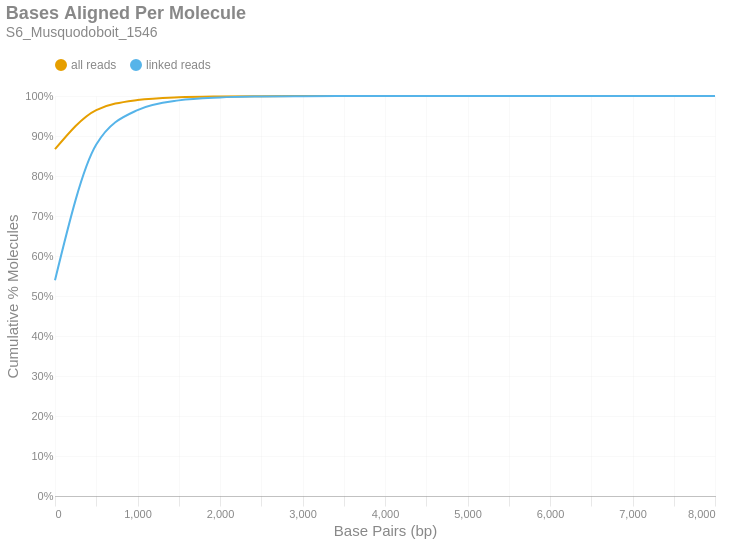

This figure's notebook cell:
### Markdown cell above
### Bases Aligned Per Molecule
This is a cumulative frequency distribution showing the number of base pairs aligned per unique molecule. These data are shown in 500 bp bins. There are two distributions: one with `all reads` (yellow) and another with only `linked reads` (blue). The percent of molecules in the `linked reads` distribution is relative to the total number of linked molecules.

### Code cell
if SKIPLR:
    print_html(f"Skipped")
else:
    binned_df = consolidated_hist(valids['aligned_bp'], mask, 500, True)
    with SafeRender(binned_df):
        (
            density_plot(binned_df, 'Bases Aligned Per Molecule', samplename, 'basesper')
            .encode(
                x=alt.X('bin:Q', title="Base Pairs (bp)").axis(tickMinStep=500).scale(padding=0),
                y=alt.Y('value:Q', title='Cumulative % Molecules')
                    .axis(format='%')
                    .scale(domain = [0,1])
                    .stack(False),
                color=alt.Color("key:N").scale(domain = ["all reads", "linked reads"]),
                tooltip = [
                    alt.Tooltip("key:N", title = "Data Type"),
                    alt.Tooltip("range_label:N", title="Bases Aligned Per Molecule"),
                    alt.Tooltip("value:Q", format = ".2%", title="% Molecules (Cum.)")
                ]
            )
        ).display()

### Figure 1 — Vega-Lite specification as saved in the notebook (floating-point values rounded to 4 significant figures)
{"width": "container", "height": 400, "config": {"title": {"anchor": "start", "dy": -15, "fontSize": 18, "color": "#888888", "subtitleColor": "#888888", "subtitleFontSize": 14}, "arc": {"fill": "#0072B2"}, "axis": {"domainColor": "#888888", "domainWidth": 0.5, "gridWidth": 0.2, "grid": false, "titleFontWeight": 400, "titleFontSize": 15, "labelFontSize": 11, "labelColor": "#888888", "tickColor": "#888888", "tickWidth": 0.2, "titleColor": "#888888"}, "axisBand": {"grid": false}, "axisX": {"grid": true, "tickSize": 10, "domainCap": "round"}, "axisY": {"domain": false, "grid": true, "tickSize": 0, "domainCap": "round"}, "background": "transparent", "header": {"labelFontSize": 15, "labelColor": "#888888", "titleFontSize": 15, "titleFontWeight": 600, "titleColor": "#888888"}, "legend": {"labelFont": "sans-serif", "labelFontSize": 12, "labelColor": "#888888", "symbolSize": 100, "symbolType": "circle", "titleFontSize": 12, "titlePadding": 10, "titleColor": "#888888", "title": null, "orient": "top"}, "range": {"category": ["#E69F00", "#56B4E9", "#009E73", "#F0E442", "#0072B2", "#D55E00", "#CC79A7", "#000000"], "diverging": ["#cfe8f3", "#a2d4ec", "#73bfe2", "#46abdb", "#1696d2", "#12719e"]}, "area": {"fill": "#0072B2", "fillOpacity": 0.7, "line": true, "strokeOpacity": 0.7}, "line": {"color": "#0072B2", "stroke": "#0072B2", "strokeWidth": 2}, "trail": {"color": "#0072B2", "stroke": "#0072B2", "strokeWidth": 0, "size": 1}, "point": {"filled": true, "fillOpacity": 1.0, "size": 95}, "text": {"color": "#888888", "fontSize": 11, "align": "right", "fontWeight": 400, "size": 11}, "bar": {"fill": "#0072B2", "stroke": null}, "view": {"stroke": null, "continuousWidth": 660, "continuousHeight": 400}}, "data": {"name": "data-dbcbdbb650307163a83cfa608ed0f009"}, "mark": {"type": "line", "interpolate": "monotone", "point": {"opacity": 0, "size": 275}}, "encoding": {"color": {"field": "key", "scale": {"domain": ["all reads", "linked reads"]}, "type": "nominal"}, "tooltip": [{"field": "key", "title": "Data Type", "type": "nominal"}, {"field": "range_label", "title": "Bases Aligned Per Molecule", "type": "nominal"}, {"field": "value", "format": ".2%", "title": "% Molecules (Cum.)", "type": "quantitative"}], "x": {"axis": {"tickMinStep": 500}, "field": "bin", "scale": {"padding": 0}, "title": "Base Pairs (bp)", "type": "quantitative"}, "y": {"axis": {"format": "%"}, "field": "value", "scale": {"domain": [0, 1]}, "stack": false, "title": "Cumulative % Molecules", "type": "quantitative"}}, "params": [{"name": "param_c36ac31b6afebe62", "select": {"type": "point", "fields": ["key"]}, "bind": "legend"}], "title": {"text": "Bases Aligned Per Molecule", "subtitle": "S6_Musquodoboit_1546"}, "transform": [{"fold": ["all reads (cumsum)", "linked reads (cumsum)"]}, {"calculate": "replace(datum.key, ' (cumsum)', '')", "as": "key"}, {"filter": {"param": "param_c36ac31b6afebe62"}}], "usermeta": {"embedOptions": {"downloadFileName": "S6_Musquodoboit_1546.basesper"}}, "$schema": "https://vega.github.io/schema/vega-lite/v6.1.0.json", "datasets": {"data-dbcbdbb650307163a83cfa608ed0f009": [{"bin": "0.0", "interval": "0.0-500.0", "all reads": 0.8669, "linked reads": 0.5396, "all reads (cumsum)": 0.8669, "linked reads (cumsum)": 0.5396, "range_label": "0-499"}, {"bin": "500.0", "interval": "500.0-1000.0", "all reads": 0.098, "linked reads": 0.3389, "all reads (cumsum)": 0.9649, "linked reads (cumsum)": 0.8785, "range_label": "500-999"}, {"bin": "1000.0", "interval": "1000.0-1500.0", "all reads": 0.02492, "linked reads": 0.0863, "all reads (cumsum)": 0.9898, "linked reads (cumsum)": 0.9648, "range_label": "1000-1499"}, {"bin": "1500.0", "interval": "1500.0-2000.0", "all reads": 0.007, "linked reads": 0.02425, "all reads (cumsum)": 0.9968, "linked reads (cumsum)": 0.9891, "range_label": "1500-1999"}, {"bin": "2000.0", "interval": "2000.0-2500.0", "all reads": 0.002099, "linked reads": 0.007272, "all reads (cumsum)": 0.9989, "linked reads (cumsum)": 0.9964, "range_label": "2000-2499"}, {"bin": "2500.0", "interval": "2500.0-3000.0", "all reads": 0.0006876, "linked reads": 0.002382, "all reads (cumsum)": 0.9996, "linked reads (cumsum)": 0.9987, "range_label": "2500-2999"}, {"bin": "3000.0", "interval": "3000.0-3500.0", "all reads": 0.0002308, "linked reads": 0.0007994, "all reads (cumsum)": 0.9999, "linked reads (cumsum)": 0.9995, "range_label": "3000-3499"}, {"bin": "3500.0", "interval": "3500.0-4000.0", "all reads": 8.402e-05, "linked reads": 0.000291, "all reads (cumsum)": 0.9999, "linked reads (cumsum)": 0.9998, "range_label": "3500-3999"}, {"bin": "4000.0", "interval": "4000.0-4500.0", "all reads": 3.29e-05, "linked reads": 0.000114, "all reads (cumsum)": 1.0, "linked reads (cumsum)": 0.9999, "range_label": "4000-4499"}, {"bin": "4500.0", "interval": "4500.0-5000.0", "all reads": 1.011e-05, "linked reads": 3.501e-05, "all reads (cumsum)": 1.0, "linked reads (cumsum)": 1.0, "range_label": "4500-4999"}, {"bin": "5000.0", "interval": "5000.0-5500.0", "all reads": 3.995e-06, "linked reads": 1.384e-05, "all reads (cumsum)": 1.0, "linked reads (cumsum)": 1.0, "range_label": "5000-5499"}, {"bin": "5500.0", "interval": "5500.0-6000.0", "all reads": 1.763e-06, "linked reads": 6.106e-06, "all reads (cumsum)": 1.0, "linked reads (cumsum)": 1.0, "range_label": "5500-5999"}, {"bin": "6000.0", "interval": "6000.0-6500.0", "all reads": 5.876e-07, "linked reads": 2.035e-06, "all reads (cumsum)": 1.0, "linked reads (cumsum)": 1.0, "range_label": "6000-6499"}, {"bin": "6500.0", "interval": "6500.0-7000.0", "all reads": 1.175e-07, "linked reads": 4.071e-07, "all reads (cumsum)": 1.0, "linked reads (cumsum)": 1.0, "range_label": "6500-6999"}, {"bin": "7000.0", "interval": "7000.0-7500.0", "all reads": 4.701e-07, "linked reads": 1.628e-06, "all reads (cumsum)": 1.0, "linked reads (cumsum)": 1.0, "range_label": "7000-7499"}, {"bin": "7500.0", "interval": "7500.0-8000.0", "all reads": 0.0, "linked reads": 0.0, "all reads (cumsum)": 1.0, "linked reads (cumsum)": 1.0, "range_label": "7500-7999"}, {"bin": "8000.0", "interval": "8000.0-8500.0", "all reads": 1.175e-07, "linked reads": 4.071e-07, "all reads (cumsum)": 1.0, "linked reads (cumsum)": 1.0, "range_label": "8000-8499"}]}}
